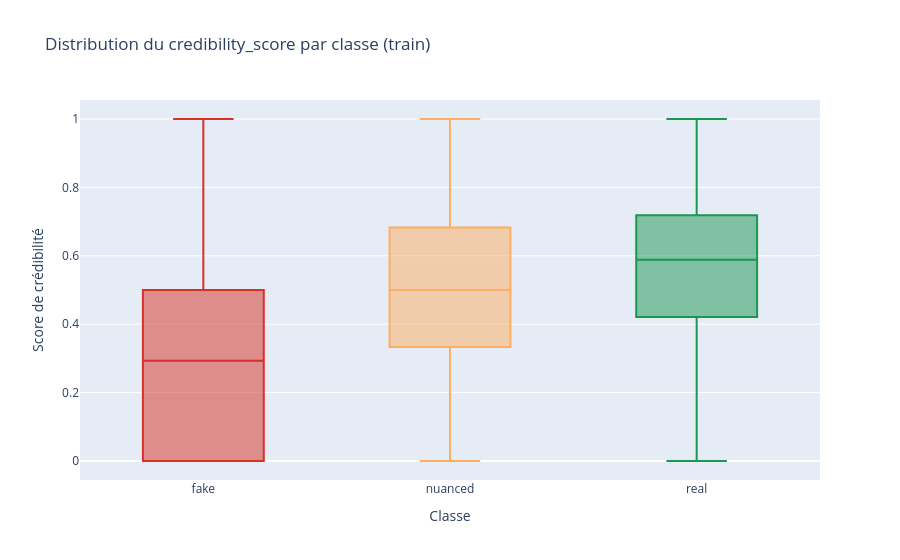

The cell this chart's notebook holds for it:
### Markdown cell above
## 4. Vérification des features de métadonnées

### Code cell
META_COLS = ["credibility_score", "lie_rate", "history_total", "is_politician"]

print("=== Statistiques des features de métadonnées (train) ===")
print(train[META_COLS].describe().round(3).to_string())

# Visualisation : credibility_score par classe
fig = px.box(
    train,
    x="label_3class", y="credibility_score",
    color="label_3class",
    color_discrete_sequence=COULEURS_3CLASS,
    category_orders={"label_3class": ORDRE_3CLASS},
    title="Distribution du credibility_score par classe (train)",
    labels={"credibility_score": "Score de crédibilité", "label_3class": "Classe"}
)
fig.update_layout(showlegend=False)
fig.show()

### Figure 1 — Plotly figure (JSON) as saved in the notebook; plotly's stock layout.template omitted (floating-point values rounded to 4 significant figures; data arrays with more than 128 entries replaced by an {"elided": "..."} marker saying what was removed)
{"data": [{"alignmentgroup": "True", "hovertemplate": "Classe=%{x}<br>Score de crédibilité=%{y}<extra></extra>", "legendgroup": "fake", "marker": {"color": "#d73027"}, "name": "fake", "notched": false, "offsetgroup": "fake", "orientation": "v", "showlegend": true, "type": "box", "x": {"elided": "2834 str values"}, "x0": " ", "xaxis": "x", "y": {"elided": "2834 float values"}, "y0": " ", "yaxis": "y"}, {"alignmentgroup": "True", "hovertemplate": "Classe=%{x}<br>Score de crédibilité=%{y}<extra></extra>", "legendgroup": "nuanced", "marker": {"color": "#fdae61"}, "name": "nuanced", "notched": false, "offsetgroup": "nuanced", "orientation": "v", "showlegend": true, "type": "box", "x": {"elided": "3768 str values"}, "x0": " ", "xaxis": "x", "y": {"elided": "3768 float values"}, "y0": " ", "yaxis": "y"}, {"alignmentgroup": "True", "hovertemplate": "Classe=%{x}<br>Score de crédibilité=%{y}<extra></extra>", "legendgroup": "real", "marker": {"color": "#1a9850"}, "name": "real", "notched": false, "offsetgroup": "real", "orientation": "v", "showlegend": true, "type": "box", "x": {"elided": "3638 str values"}, "x0": " ", "xaxis": "x", "y": {"elided": "3638 float values"}, "y0": " ", "yaxis": "y"}], "layout": {"boxmode": "overlay", "legend": {"title": {"text": "Classe"}, "tracegroupgap": 0}, "showlegend": false, "title": {"text": "Distribution du credibility_score par classe (train)"}, "xaxis": {"anchor": "y", "categoryarray": ["fake", "nuanced", "real"], "categoryorder": "array", "domain": [0, 1], "title": {"text": "Classe"}}, "yaxis": {"anchor": "x", "domain": [0, 1], "title": {"text": "Score de crédibilité"}}}}
